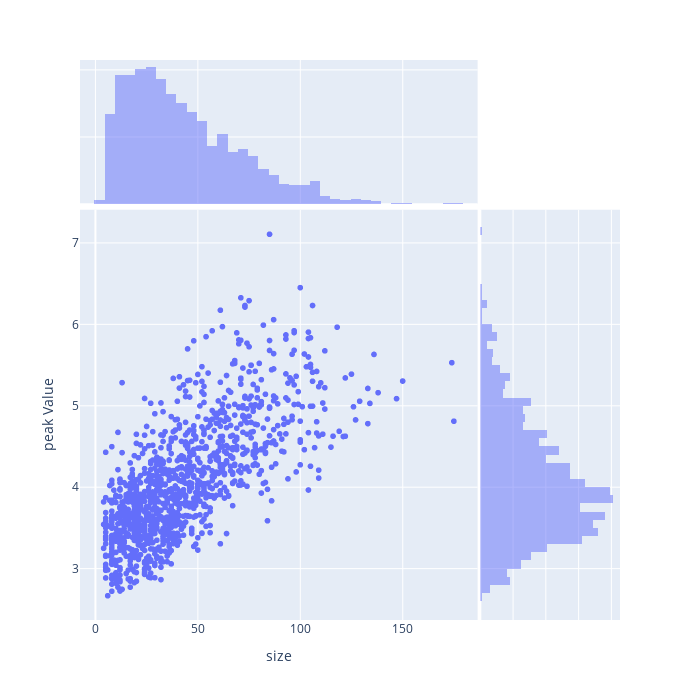

Notebook code cell kept with this figure:
### Code cell
fig = plx.scatter(regions.df,x="size",y="peak Value", width=700, height=700,marginal_x="histogram",marginal_y="histogram")
# fig.update_traces(selectedpoints = np.arange(100))
fig

### Figure 1 — Plotly figure (JSON) as saved in the notebook; plotly's stock layout.template omitted (floating-point values rounded to 4 significant figures; data arrays with more than 128 entries replaced by an {"elided": "..."} marker saying what was removed)
{"data": [{"hovertemplate": "size=%{x}<br>peak Value=%{y}<extra></extra>", "legendgroup": "", "marker": {"color": "#636efa", "symbol": "circle"}, "mode": "markers", "name": "", "showlegend": false, "type": "scattergl", "x": {"elided": "1191 int values"}, "xaxis": "x", "y": {"elided": "1191 float values"}, "yaxis": "y"}, {"alignmentgroup": "True", "bingroup": "x", "hovertemplate": "size=%{x}<br>count=%{y}<extra></extra>", "legendgroup": "", "marker": {"color": "#636efa"}, "name": "", "offsetgroup": "", "opacity": 0.5, "showlegend": false, "type": "histogram", "x": {"elided": "1191 int values"}, "xaxis": "x3", "yaxis": "y3"}, {"alignmentgroup": "True", "bingroup": "y", "hovertemplate": "peak Value=%{y}<br>count=%{x}<extra></extra>", "legendgroup": "", "marker": {"color": "#636efa"}, "name": "", "offsetgroup": "", "opacity": 0.5, "showlegend": false, "type": "histogram", "xaxis": "x2", "y": {"elided": "1191 float values"}, "yaxis": "y2"}], "layout": {"barmode": "overlay", "height": 700, "legend": {"tracegroupgap": 0}, "margin": {"t": 60}, "width": 700, "xaxis": {"anchor": "y", "domain": [0, 0.7363], "title": {"text": "size"}}, "xaxis2": {"anchor": "y2", "domain": [0.7413, 1], "matches": "x2", "showgrid": true, "showline": false, "showticklabels": false, "ticks": ""}, "xaxis3": {"anchor": "y3", "domain": [0, 0.7363], "matches": "x", "showgrid": true, "showticklabels": false}, "xaxis4": {"anchor": "y4", "domain": [0.7413, 1], "matches": "x2", "showgrid": true, "showline": false, "showticklabels": false, "ticks": ""}, "yaxis": {"anchor": "x", "domain": [0, 0.7326], "title": {"text": "peak Value"}}, "yaxis2": {"anchor": "x2", "domain": [0, 0.7326], "matches": "y", "showgrid": true, "showticklabels": false}, "yaxis3": {"anchor": "x3", "domain": [0.7426, 1], "matches": "y3", "showgrid": true, "showline": false, "showticklabels": false, "ticks": ""}, "yaxis4": {"anchor": "x4", "domain": [0.7426, 1], "matches": "y3", "showgrid": true, "showline": false, "showticklabels": false, "ticks": ""}}}
